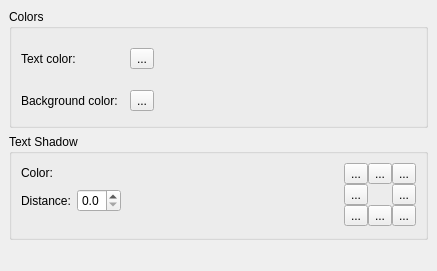
<ui version="4.0" >
 <class>KoDecorationTab</class>
 <widget class="QWidget" name="KoDecorationTab" >
  <property name="geometry" >
   <rect>
    <x>0</x>
    <y>0</y>
    <width>437</width>
    <height>271</height>
   </rect>
  </property>
  <layout class="QVBoxLayout" >
   <property name="margin" >
    <number>9</number>
   </property>
   <property name="spacing" >
    <number>6</number>
   </property>
   <item>
    <widget class="QGroupBox" name="groupBox" >
     <property name="title" >
      <string>Colors</string>
     </property>
     <layout class="QGridLayout" >
      <property name="margin" >
       <number>9</number>
      </property>
      <property name="spacing" >
       <number>6</number>
      </property>
      <item rowspan="2" row="0" column="3" >
       <spacer>
        <property name="orientation" >
         <enum>Qt::Horizontal</enum>
        </property>
        <property name="sizeHint" >
         <size>
          <width>41</width>
          <height>78</height>
         </size>
        </property>
       </spacer>
      </item>
      <item row="1" column="2" >
       <widget class="QToolButton" name="resetBackground" >
        <property name="text" >
         <string>...</string>
        </property>
       </widget>
      </item>
      <item row="1" column="1" >
       <widget class="KColorButton" native="1" name="backgroundColor" />
      </item>
      <item row="0" column="1" >
       <widget class="KColorButton" native="1" name="textColor" />
      </item>
      <item row="0" column="0" >
       <widget class="QLabel" name="textColorLabel" >
        <property name="text" >
         <string>Text color:</string>
        </property>
        <property name="wordWrap" >
         <bool>false</bool>
        </property>
        <property name="buddy" >
         <cstring>textColor</cstring>
        </property>
       </widget>
      </item>
      <item row="0" column="2" >
       <widget class="QToolButton" name="resetTextColor" >
        <property name="text" >
         <string>...</string>
        </property>
       </widget>
      </item>
      <item row="1" column="0" >
       <widget class="QLabel" name="backgroundColorLabel" >
        <property name="text" >
         <string>Background color:</string>
        </property>
        <property name="wordWrap" >
         <bool>false</bool>
        </property>
        <property name="buddy" >
         <cstring>backgroundColor</cstring>
        </property>
       </widget>
      </item>
     </layout>
    </widget>
   </item>
   <item>
    <widget class="QGroupBox" name="shadowGroupBox" >
     <property name="title" >
      <string>Text Shadow</string>
     </property>
     <layout class="QGridLayout" >
      <property name="margin" >
       <number>9</number>
      </property>
      <property name="spacing" >
       <number>6</number>
      </property>
      <item rowspan="3" row="0" column="3" >
       <layout class="QGridLayout" >
        <property name="margin" >
         <number>0</number>
        </property>
        <property name="spacing" >
         <number>0</number>
        </property>
        <item row="2" column="1" >
         <widget class="QToolButton" name="toolButton" >
          <property name="text" >
           <string>...</string>
          </property>
          <property name="checkable" >
           <bool>true</bool>
          </property>
          <property name="autoExclusive" >
           <bool>true</bool>
          </property>
         </widget>
        </item>
        <item row="1" column="2" >
         <widget class="QToolButton" name="toolButton_5" >
          <property name="text" >
           <string>...</string>
          </property>
          <property name="checkable" >
           <bool>true</bool>
          </property>
          <property name="autoExclusive" >
           <bool>true</bool>
          </property>
         </widget>
        </item>
        <item row="1" column="0" >
         <widget class="QToolButton" name="toolButton_7" >
          <property name="text" >
           <string>...</string>
          </property>
          <property name="checkable" >
           <bool>true</bool>
          </property>
          <property name="autoExclusive" >
           <bool>true</bool>
          </property>
         </widget>
        </item>
        <item row="0" column="0" >
         <widget class="QToolButton" name="toolButton_4" >
          <property name="text" >
           <string>...</string>
          </property>
          <property name="checkable" >
           <bool>true</bool>
          </property>
          <property name="autoExclusive" >
           <bool>true</bool>
          </property>
         </widget>
        </item>
        <item row="2" column="0" >
         <widget class="QToolButton" name="toolButton_8" >
          <property name="text" >
           <string>...</string>
          </property>
          <property name="checkable" >
           <bool>true</bool>
          </property>
          <property name="autoExclusive" >
           <bool>true</bool>
          </property>
         </widget>
        </item>
        <item row="0" column="2" >
         <widget class="QToolButton" name="toolButton_3" >
          <property name="text" >
           <string>...</string>
          </property>
          <property name="checkable" >
           <bool>true</bool>
          </property>
          <property name="autoExclusive" >
           <bool>true</bool>
          </property>
         </widget>
        </item>
        <item row="2" column="2" >
         <widget class="QToolButton" name="toolButton_6" >
          <property name="text" >
           <string>...</string>
          </property>
          <property name="checkable" >
           <bool>true</bool>
          </property>
          <property name="autoExclusive" >
           <bool>true</bool>
          </property>
         </widget>
        </item>
        <item row="0" column="1" >
         <widget class="QToolButton" name="toolButton_2" >
          <property name="text" >
           <string>...</string>
          </property>
          <property name="checkable" >
           <bool>true</bool>
          </property>
          <property name="autoExclusive" >
           <bool>true</bool>
          </property>
         </widget>
        </item>
       </layout>
      </item>
      <item row="2" column="0" >
       <spacer>
        <property name="orientation" >
         <enum>Qt::Vertical</enum>
        </property>
        <property name="sizeType" >
         <enum>QSizePolicy::Fixed</enum>
        </property>
        <property name="sizeHint" >
         <size>
          <width>20</width>
          <height>10</height>
         </size>
        </property>
       </spacer>
      </item>
      <item row="0" column="2" >
       <spacer>
        <property name="orientation" >
         <enum>Qt::Horizontal</enum>
        </property>
        <property name="sizeHint" >
         <size>
          <width>31</width>
          <height>20</height>
         </size>
        </property>
       </spacer>
      </item>
      <item row="0" column="0" >
       <widget class="QLabel" name="shadowColorLabel" >
        <property name="text" >
         <string>Color:</string>
        </property>
        <property name="wordWrap" >
         <bool>false</bool>
        </property>
        <property name="buddy" >
         <cstring>shadowGroupBox</cstring>
        </property>
       </widget>
      </item>
      <item row="1" column="0" >
       <widget class="QLabel" name="shadowDistanceLabel" >
        <property name="text" >
         <string>Distance:</string>
        </property>
        <property name="wordWrap" >
         <bool>false</bool>
        </property>
        <property name="buddy" >
         <cstring>shadowDistance</cstring>
        </property>
       </widget>
      </item>
      <item row="1" column="1" >
       <widget class="QDoubleSpinBox" name="shadowDistance" >
        <property name="decimals" >
         <number>1</number>
        </property>
        <property name="maximum" >
         <double>9.000000000000000</double>
        </property>
        <property name="singleStep" >
         <double>0.500000000000000</double>
        </property>
       </widget>
      </item>
      <item row="0" column="1" >
       <widget class="KColorButton" native="1" name="shadow" />
      </item>
     </layout>
    </widget>
   </item>
   <item>
    <spacer>
     <property name="orientation" >
      <enum>Qt::Vertical</enum>
     </property>
     <property name="sizeHint" >
      <size>
       <width>20</width>
       <height>16</height>
      </size>
     </property>
    </spacer>
   </item>
  </layout>
 </widget>
 <layoutdefault spacing="6" margin="11" />
 <customwidgets>
  <customwidget>
   <class>KColorButton</class>
   <extends>QWidget</extends>
   <header>kcolorbutton.h</header>
   <container>1</container>
  </customwidget>
 </customwidgets>
 <includes>
  <include location="local" >knuminput.h</include>
  <include location="local" >kcolorbutton.h</include>
  <include location="local" >kpushbutton.h</include>
 </includes>
 <resources>
  <include location="foobar.qrc" />
 </resources>
 <connections/>
</ui>
